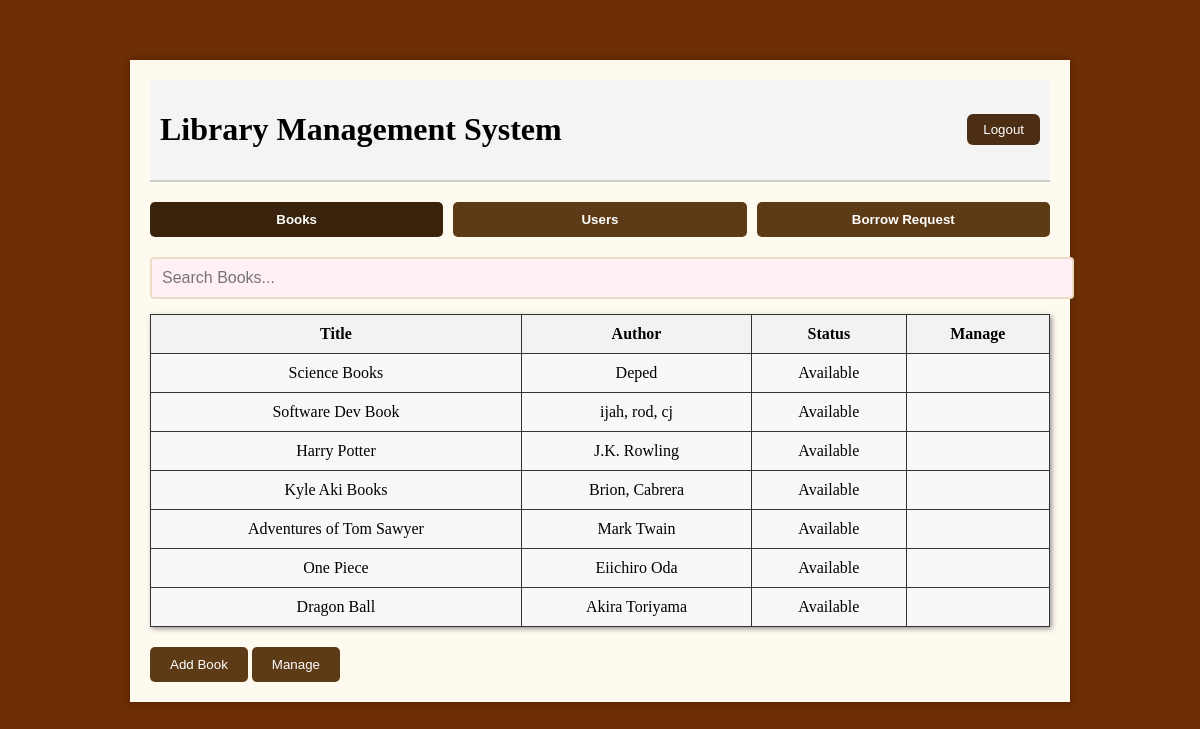
Before: /admin/homepage (signed in) with the older database file.
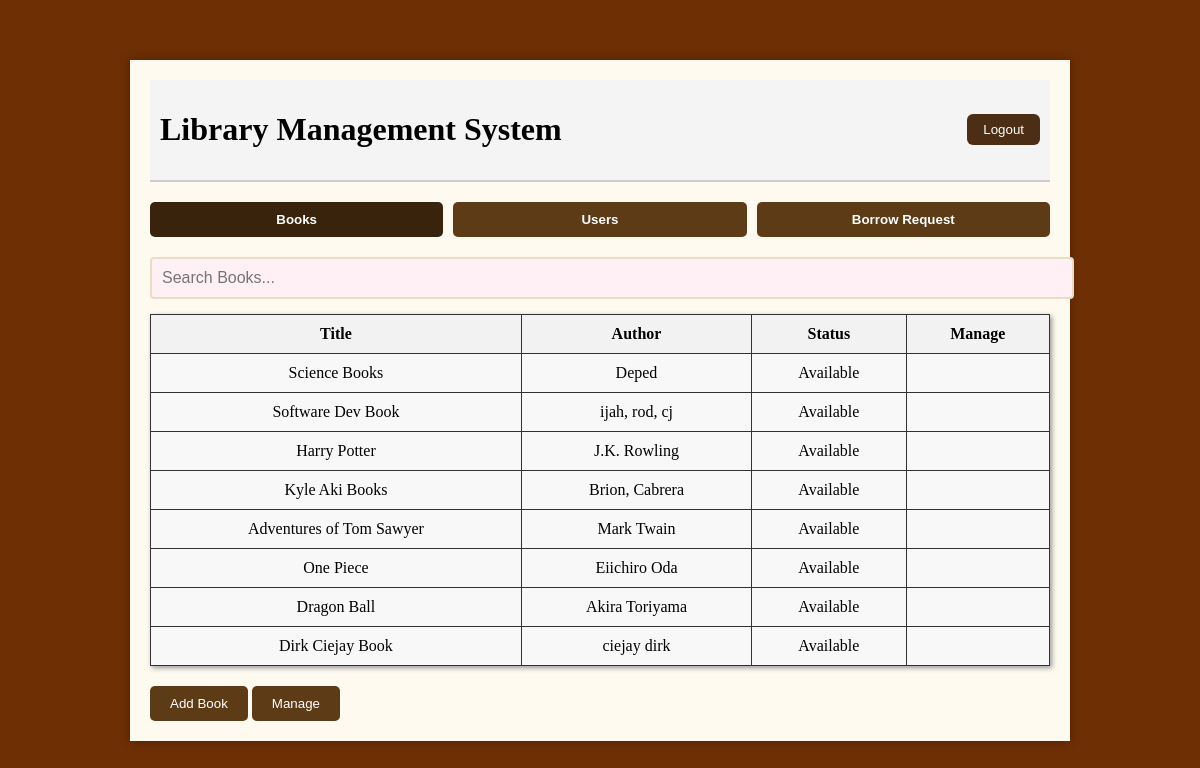
After: the same page with the newer database file.
### website/models.py (models this page shows, shortened)
class Book(db.Model):
    id = db.Column(db.Integer, primary_key=True)
    title = db.Column(db.String(255), nullable=False)
    author = db.Column(db.String(255), nullable=False)
    isbn = db.Column(db.String(20), unique=True, nullable=False)
    available_copies = db.Column(db.Integer, default=1)

### website/views.py (the view)
@views.route('/admin/homepage')
@login_required
def admin_homepage():
    members = User.query.filter_by(role='member').all()
    books = Book.query.all()
    borrow_requests = BorrowRequest.query.filter_by(status='pending').all()
    return render_template('admin_home.html', members=members, books=books, borrow_requests=borrow_requests)

### website/__init__.py (called while the page is built)
def create_app():
    app = Flask(__name__)
    app.config["SECRET_KEY"] = 'aobwduiao'
    app.config['SQLALCHEMY_DATABASE_URI'] = f'sqlite:///library.db'
    db.init_app(app)
    migrate.init_app(app, db)
    bcrypt.init_app(app)
    login_manager.init_app(app)
    @login_manager.user_loader
    def load_user(user_id):
        return User.query.get(int(user_id))
    from .auth import auth
    app.register_blueprint(auth)
    from .views import views
    app.register_blueprint(views)
    with app.app_context():
        try:
            with db.engine.connect() as connection:
                connection.execute(text("SELECT 1"))
            print("Database connection successful!")
        except Exception as e:
            print(f"Database connection failed: {e}")
    create_database(app)
    return app

### website/templates/admin_home.html (shortened to what this page needs)
{% extends "base.html" %}
{% block content %}
  <div class="container1">
    <header>
      <h1>Library Management System</h1>
      <button class="logout" onclick="popLogout()">Logout</button>
    </header>
    <div class="navi">
      <nav>
        <button class="nav-btn active" onclick="popBooks()">Books</button>
        <button class="nav-btn" onclick="popUser()">Users</button>
        <button class="nav-btn" onclick="popBorrowReq()">Borrow Request</button>
      </nav>
    </div>
    <div class="search-bar">
      <input type="text" placeholder="Search Books..." />
    </div>
    <div class="table">
      <table>
        <thead>
          <tr>
            <th>Title</th>
            <th>Author</th>
            <th>Status</th>
            <th>Manage</th>
          </tr>
        </thead>
        <tbody>
          {% for book in books %}
          <tr>
            <td>{{ book.title }}</td>
            <td>{{ book.author }}</td>
            <td>{{ 'Available' if book.available_copies > 0 else 'Unavailable'}}</td>
            <td></td>
          </tr>
          {% endfor %}
        </tbody>
      </table>
    </div>
    <div class="manage-section">
      <button class="manage-btn" onclick="toggleAddBookForm()">Add Book</button>
      <button class="manage-btn" onclick="showManageBooks()">Manage</button>
    </div>
  </div>
{% endblock %}

Changed rows visible on the page:
added Book: title "Dirk Ciejay Book", author "ciejay dirk", available_copies "Available"
